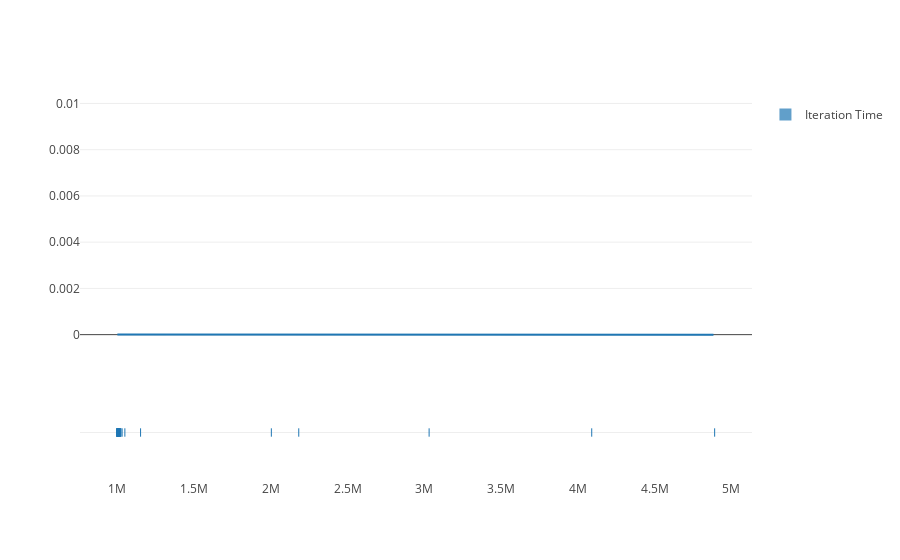

Source (notebook cell):
### Code cell
fig = ff.create_distplot([sequence_large], ['Iteration Time'])
plotly.offline.iplot(fig)

### Figure 1 — Plotly figure (JSON) as saved in the notebook; plotly's stock layout.template omitted (floating-point values rounded to 4 significant figures; data arrays with more than 128 entries replaced by an {"elided": "..."} marker saying what was removed)
{"data": [{"histnorm": "probability density", "legendgroup": "Iteration Time", "marker": {"color": "rgb(31, 119, 180)"}, "name": "Iteration Time", "opacity": 0.7, "type": "histogram", "uid": "82d86126-12de-48aa-8689-be17cb609792", "x": {"elided": "213 int values"}, "xaxis": "x", "xbins": {"end": 4890682, "size": 1, "start": 1000538}, "yaxis": "y"}, {"legendgroup": "Iteration Time", "marker": {"color": "rgb(31, 119, 180)"}, "mode": "lines", "name": "Iteration Time", "showlegend": false, "type": "scatter", "uid": "90e6d045-6116-48f3-a666-a7fc60357bd8", "x": {"elided": "500 float values"}, "xaxis": "x", "y": {"elided": "500 float values"}, "yaxis": "y"}, {"legendgroup": "Iteration Time", "marker": {"color": "rgb(31, 119, 180)", "symbol": "line-ns-open"}, "mode": "markers", "name": "Iteration Time", "showlegend": false, "type": "scatter", "uid": "d0200371-1bf4-49fb-a6e3-c2e4428bfbb0", "x": {"elided": "213 int values"}, "xaxis": "x", "y": {"elided": "213 str values"}, "yaxis": "y2"}], "layout": {"barmode": "overlay", "hovermode": "closest", "legend": {"traceorder": "reversed"}, "xaxis": {"anchor": "y2", "domain": [0, 1], "type": "linear", "zeroline": false}, "yaxis": {"anchor": "free", "domain": [0.35, 1], "position": 0, "type": "linear"}, "yaxis2": {"anchor": "x", "domain": [0, 0.25], "dtick": 1, "showticklabels": false, "type": "category"}}}
